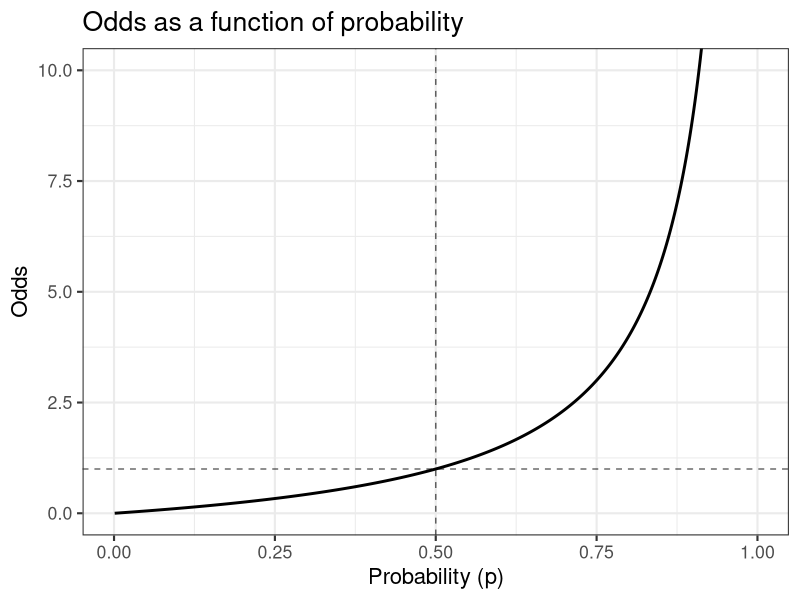

This figure's R source:
## ---- chunk 1
library(ggplot2)

p <- seq(0.001, 0.999, length.out = 500)
odds <- p / (1 - p)

plot_data <- data.frame(p = p, odds = odds)

ggplot(plot_data, aes(x = p, y = odds)) +
  theme_bw(base_size = 16) +
  geom_line(linewidth = 1) +
  geom_hline(yintercept = 1, linetype = "dashed", alpha = 0.6) +
  geom_vline(xintercept = 0.5, linetype = "dashed", alpha = 0.6) +
  labs(
    x = "Probability (p)",
    y = "Odds",
    title = "Odds as a function of probability"
  ) +
  coord_cartesian(ylim = c(0, 10))
## ---- chunk 2
# 1. Load and prepare the data
library(dplyr)
library(tidyr)

data(esoph)
slice_sample(esoph,n = 10)

## ---- chunk 3
# Aggregate cases and controls by Alcohol Level
alcohol_table <- esoph %>%
  filter(alcgp == "120+" | alcgp == "0-39g/day") %>%
  mutate(Status = ifelse(alcgp == "120+", "Exposed", "Not exposed")) %>%
  group_by(Status) %>%
  summarise(Cases = sum(ncases), Controls = sum(ncontrols))

print(alcohol_table)
## ---- chunk 4
# 3. Compute the Odds Ratio

OR = alcohol_table[1,2] * alcohol_table[2,3] / (alcohol_table[1,3] * alcohol_table[2,2])

cat("The High-to-Low Odds Ratio is:", round(OR[1,1], 2))
